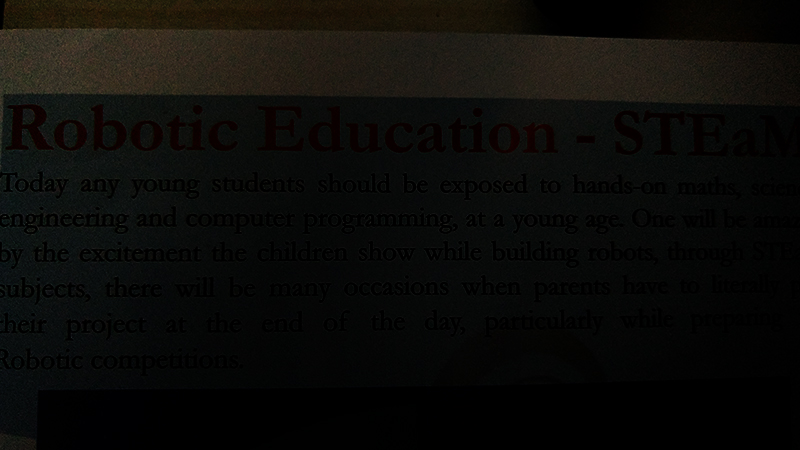
#> input picture 4.jpg, 800 x 450 px
$ python 06_2test.py
#> lines starting #> are read from the running program, lines starting #| are printed output that depends on the picture; after the words box and inside, x2 and y2 are one past the last pixel; in counts of white or black regions, pixels touching at a corner belong together
import cv2
import numpy as np

img = cv2.imread('4.jpg')
#> img is the input picture: shape (450, 800, 3); mean B, G, R 8.9, 11.3, 11.7
ret,threshold = cv2.threshold(img, 12, 255,cv2.THRESH_BINARY)
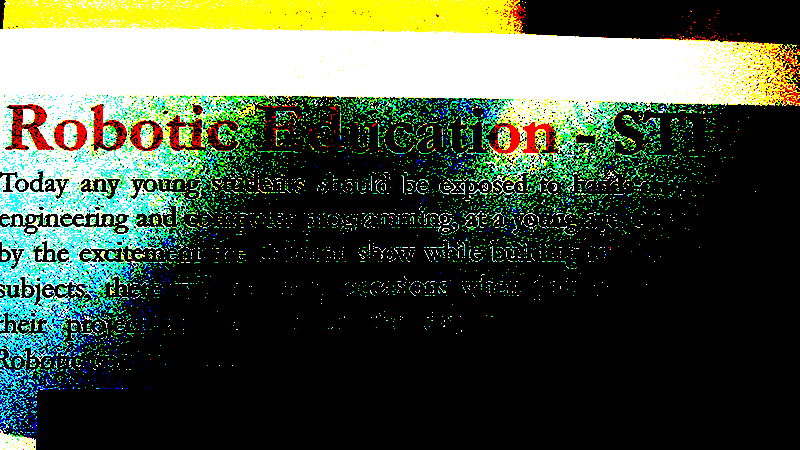
#> threshold: shape (450, 800, 3); mean B, G, R 63.8, 82.9, 70.2

grayscaled = cv2.cvtColor(img,cv2.COLOR_BGR2GRAY)
retval, threshold2 = cv2.threshold(grayscaled,12,255,cv2.THRESH_BINARY)
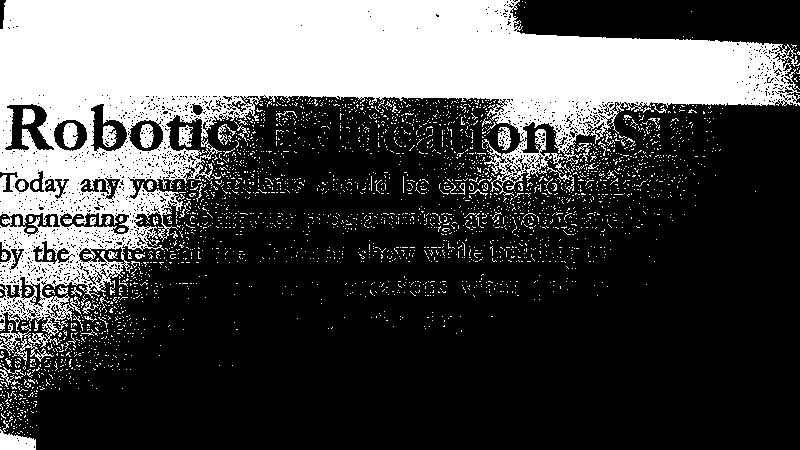
#> threshold2: shape (450, 800); 30.1% white; 2837 white regions (2772 under 20 px), largest, box (x1, y1, x2, y2) and area: (0, 0, 800, 365) 97293, (0, 429, 36, 450) 511, (63, 123, 78, 148) 287
gaus = cv2.adaptiveThreshold(grayscaled,255,cv2.ADAPTIVE_THRESH_GAUSSIAN_C,cv2.THRESH_BINARY,215,1)
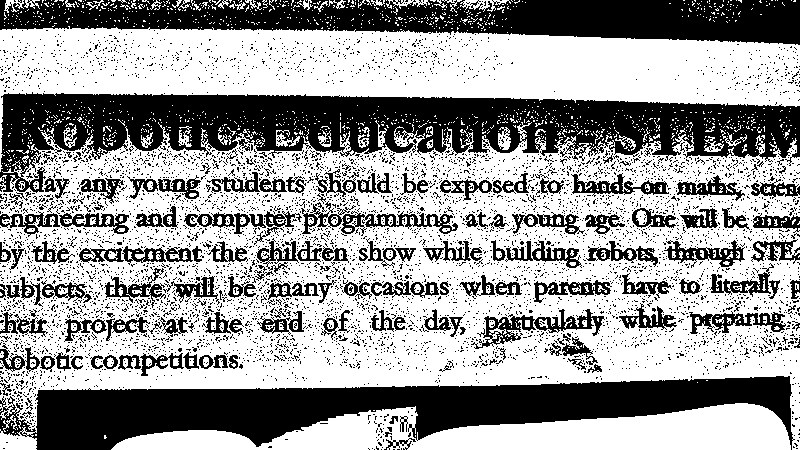
#> gaus: shape (450, 800); 60.4% white; 6377 black regions (6219 under 20 px), largest, box (x1, y1, x2, y2) and area: (0, 92, 800, 193) 38123, (0, 376, 795, 450) 30554, (0, 0, 800, 45) 23999
retval2, otsu = cv2.threshold(grayscaled,125,255,cv2.THRESH_BINARY+cv2.THRESH_OTSU)
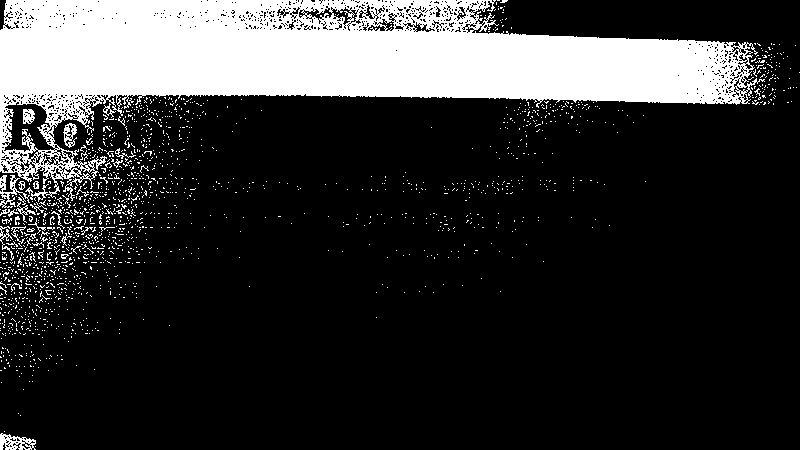
#> otsu: shape (450, 800); 19.7% white; 1656 white regions (1622 under 20 px), largest, box (x1, y1, x2, y2) and area: (0, 0, 765, 202) 64695, (0, 433, 36, 450) 347, (0, 175, 30, 208) 311
#> retval2 = 18


cv2.imshow('gaus',gaus)
cv2.imshow('otsu',otsu)
cv2.imshow('original',img)
cv2.imshow('threshold',threshold)
cv2.imshow('threshold2',threshold2)
cv2.imshow('gayscaled',grayscaled)

cv2.waitKey(0)
#> (the run stopped early here; a loop or call above may not have finished)
